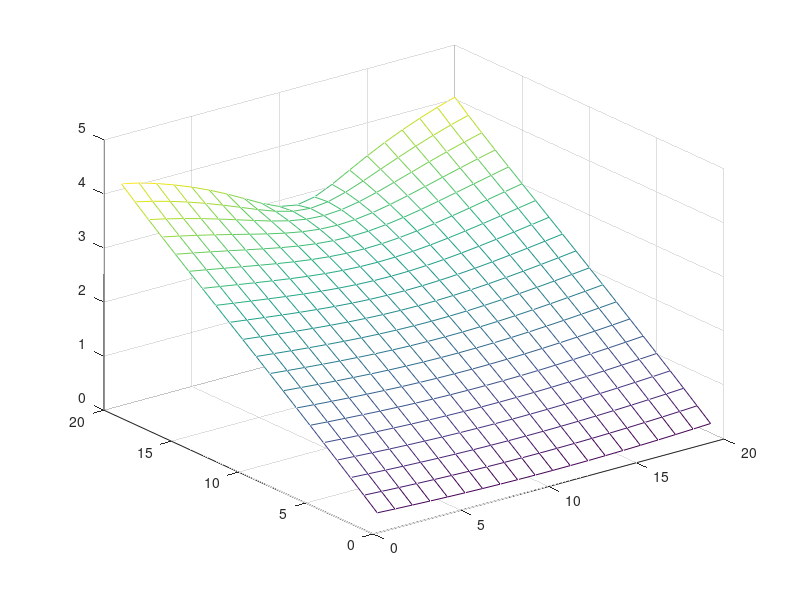
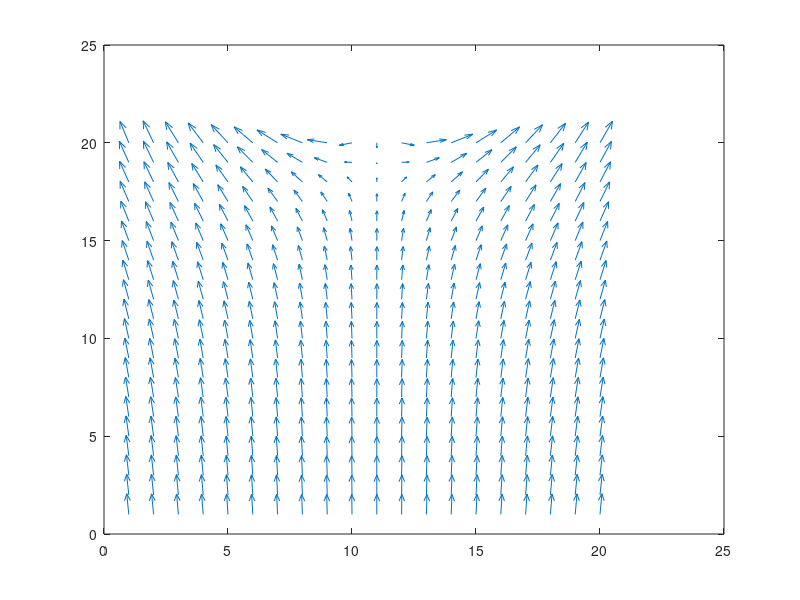

MATLAB code to generate these figures, in order:
function  scalar_to_u_v
close all



load('scalar.dat');
scalar = scalar(1:5:100,1:5:100);

[U,V] = gradient(scalar);
% figure(1)
% mesh(U)
% figure(2)
% mesh(V)
% figure(3)
mesh(scalar)
figure(4)
quiver(U,V);
% 
% W = zeros(size(U));
% min(min(U))
% min(min(V))
% 
% tol = 1e-2;
% for i=1:length(U)
%     for j=1:length(U)
%         if abs(U(i,j))<tol && abs(V(i,j))<tol
%             W(i,j) = 1;
%         end
%     end
% end
% 
% surface(W)
% 
%     

% 
% POT = zeros(100,100);
% 
% for i=1:100
%     for j=1:100
%         POT(i,j) = i*0.01*1 + 1 * log((i*0.01-0.5)^2+(j*0.01-0.5)^2);
%     end
% end
% figure(4)
% mesh(POT)
% [W,Z] = gradient(POT);
% figure(5)
% mesh(W)
% figure(6)
% mesh(Z);






end